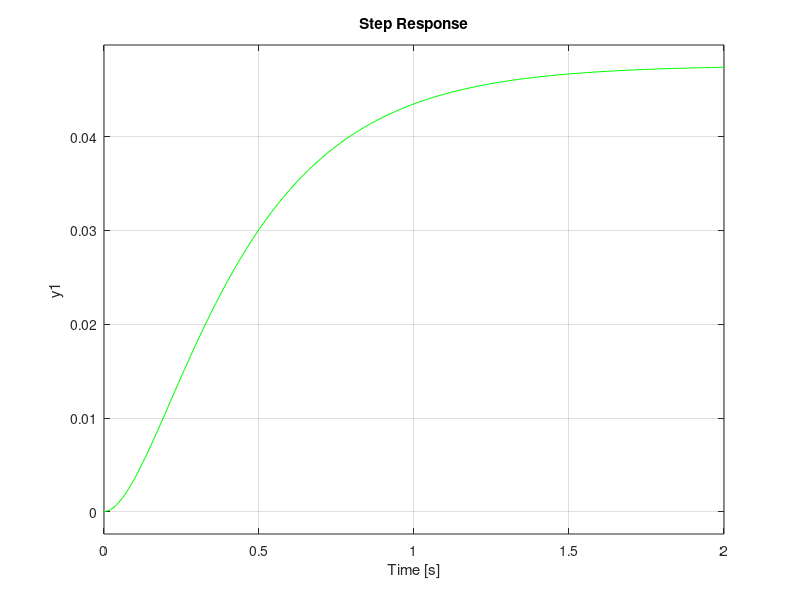
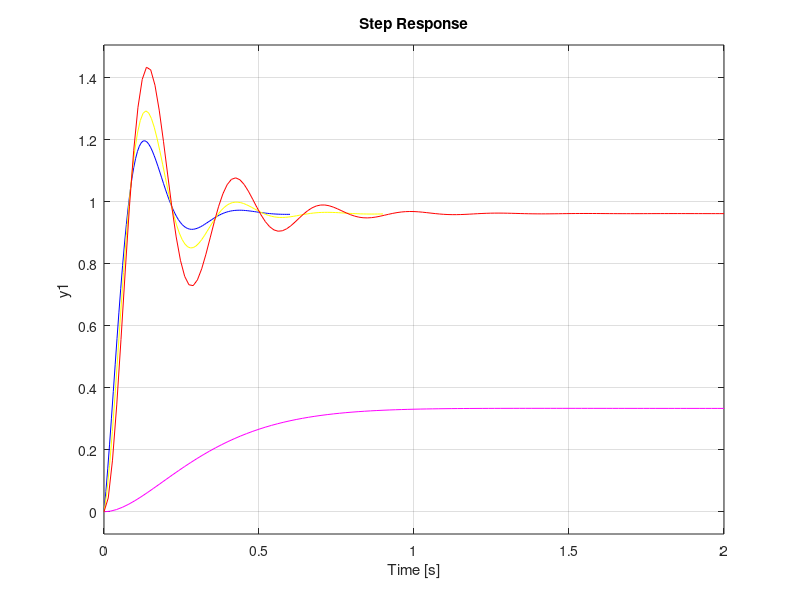

Recreate these plots in MATLAB, in order.
num=1; 
den=[1 10 20]; 
g1=tf (num,den) 
t1=feedback(g1,1) 
figure(1)
step(t1,'g') 
 
%Step Response with some p controller
num1=10; 
den1=[1 10 20]; 
g2=tf(num1,den1) 
t2=feedback(g2,1) 
figure(2)
step(t2,'m') 
hold on

%Step Response with p d controller
Kp=500;
Kd=10; 
numc=[Kd Kp]; 
numo=conv(numc,num)
deno=den 
g3=tf(numo,deno)
t3=feedback(g3,1)
step(t3,'b')
hold on

Kp=500;
Kd=5; 
numc=[Kd Kp];
numo=conv(numc,num)
deno=den 
g3=tf(numo,deno)
t4=feedback(g3,1) 
step(t4,'y')
hold on

Kp=500; 
Kd=.01;
numc=[Kd Kp];
numo=conv(numc,num)
deno=den 
g3=tf(numo,deno)  
t5=feedback(g3,1) 
step(t5,'r') 
hold on
 
 
 